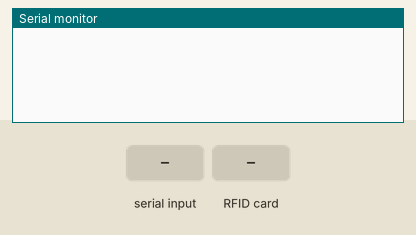
Recording of a sketch running on a simulated Arduino Uno, built with avr-gcc and run on an emulated ATmega328P. On the bench: the last lines printed to the serial monitor. Inputs (shaded band) come from the test bench.

Above: at 1.2 s.
1.3 s: "c\n" received over Serial
At 2.0 s:
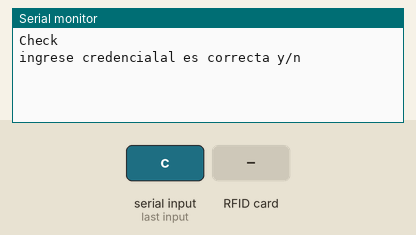
2.8 s: "l\n" received over Serial
At 4.0 s:
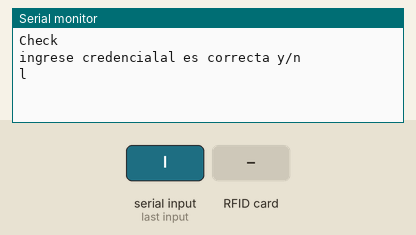
4.3 s: "l\n" received over Serial
At 5.5 s:
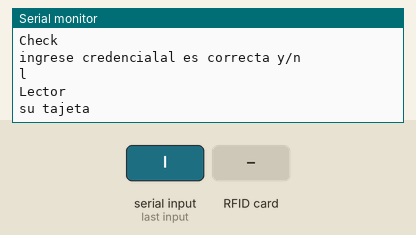
5.8 s: RFID card 45 33 3F BE held to the reader
At 6.5 s:
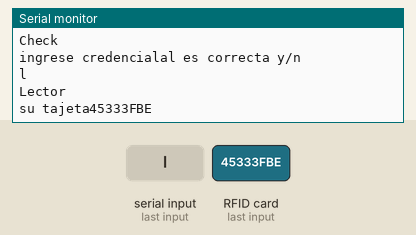

The sketch:

Proyecto_villa.ino
```cpp
//RST           D9
//SDA(SS)      D10
//MOSI         D11
//MISO         D12
//SCK          D13

#include <SPI.h>
#include <MFRC522.h>
#define DEBUG(a) Serial.println(a);
const int RST_PIN = 9;            // Pin 9 para el reset del RC522
const int SS_PIN = 10;            // Pin 10 para el SS (SDA) del RC522
MFRC522 mfrc522(SS_PIN, RST_PIN);   // Crear instancia del MFRC522
byte tarjetaint [4] = { 0x45, 0x33, 0x3F, 0xBE };
byte tarjeta1[4] = { 0xF0, 0xD3, 0x03, 0x18 };  // Ejemplo de clave valida
byte tarjeta2[4] = { 0x90, 0xFE, 0x00, 0x74 };
byte tarjeta3[4] = { 0xE6, 0xBB, 0x70, 0x7B };
byte tarjeta4[4] = { 0xC0, 0x7C, 0xC1, 0x80 };
char str[32] = "";
int cont = 0;
bool solouno = true;
bool leo= true;
bool Estado = true;
bool Estado2 = true;
void setup() {
  Serial.begin(9600); // Iniciar serial
  SPI.begin();        // Iniciar SPI
  mfrc522.PCD_Init(); // Iniciar MFRC522

}
// cargo a start con el valor +60mil milisegundos
unsigned long previousMillis = 0;
unsigned long interval = 1000;
void loop() {
if (Serial.available())
  {
    String opcion = Serial.readStringUntil('\n');
    if(opcion=="c"){
      Serial.println("Check");
      check();

    }if(opcion=="l"){
      Serial.println("Lector");
      lector();
    }

  }
}
//*****************************************************************************************************************************************
void array_to_string(byte array[], unsigned int len, char buffer[])
{
  for (unsigned int i = 0; i < len; i++)
  {
    byte nib1 = (array[i] >> 4) & 0x0F;
    byte nib2 = (array[i] >> 0) & 0x0F;
    buffer[i * 2 + 0] = nib1  < 0xA ? '0' + nib1  : 'A' + nib1  - 0xA;
    buffer[i * 2 + 1] = nib2  < 0xA ? '0' + nib2  : 'A' + nib2  - 0xA;
  }
  buffer[len * 2] = '\0';
}
bool entrada_salida(String str) {
  cont++;
  if (cont == 1) {
    return (false);
  } else if (cont == 2) {
    cont = 0;
    return (true);
  }

}
//============================================================================================================================================
void check() {
  Serial.println("ingrese credencialal es correcta y/n");
    while(Serial.available() == 0){}
    String credencial = Serial.readStringUntil('\n');
    solouno = true;
    Serial.println(credencial);
    while (credencial == "y") {
      if (solouno == true) {
        // Detectar tarjeta
        if (mfrc522.PICC_IsNewCardPresent())
        {

          //Seleccionamos una tarjeta
          if (mfrc522.PICC_ReadCardSerial())
          {


            array_to_string(mfrc522.uid.uidByte, 4, str);
            Serial.print(str);
            Serial.print(" ");
            Serial.println(" ");
            Estado = entrada_salida(str);
            if (Estado == false) {
              Serial.println("Salida");
            } else {
              Serial.print("Entrada");
            }
            Serial.println();


            //Finalizar lectura actual
            mfrc522.PICC_HaltA();

          }
          solouno = false;
        }
      } else {
        credencial = "n";
      }

    }


}
//++++++++++++++++++++++++++++++++++++++++++++++++++++++++++++++++++++++++++++++++++++++++++++++++++
void lector() {
  Serial.print("su tajeta");
   leo=true;
  while(leo == true) {
    // Detectar tarjeta
    if (mfrc522.PICC_IsNewCardPresent())
    {

      //Seleccionamos una tarjeta
      if (mfrc522.PICC_ReadCardSerial())
      {


        array_to_string(mfrc522.uid.uidByte, 4, str);
        Serial.print(str);
        Serial.print(" ");
        Serial.println(" ");
        //Finalizar lectura actual
        mfrc522.PICC_HaltA();

      }
      leo = false;
    }
  }

}
```

Measured:
- after the input at 1.3 s, the serial monitor: prints a new line at once (image 1)
- after the input at 2.8 s, the serial monitor: prints a new line at once (image 2)
- after the input at 4.3 s, the serial monitor: prints a new line at once (image 3)
- after the input at 5.8 s, the serial monitor: prints a new line at once (image 4)
